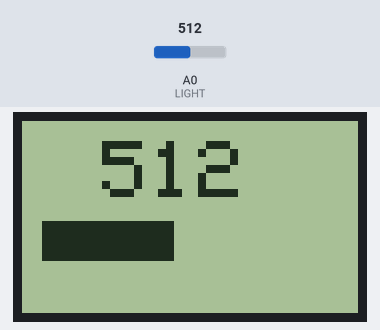
The sketch below on a simulated Arduino Uno, built with avr-gcc and run on an emulated ATmega328P. On the bench: 84×48 one-colour display. The inputs (shaded band) are chosen by the test bench; at power-on: A0 (LIGHT) = 512.

Above: at 3.2 s.
3.3 s: A0 (LIGHT) set to 716
At 4.8 s:
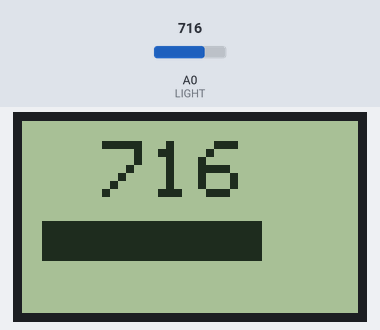
5.5 s: A0 (LIGHT) set to 900
At 7.3 s:
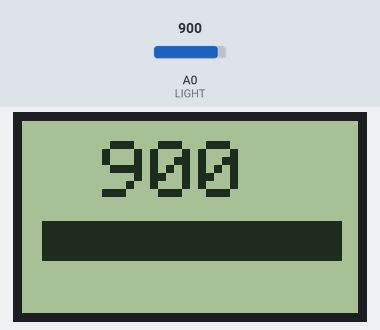
7.6 s: A0 (LIGHT) set to 1023
At 8.7 s:
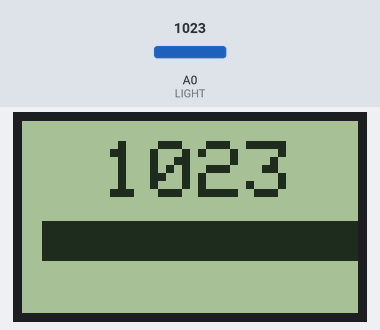
Timing chart, 0 to 10.6 s (numbered marks = the images above; inputs shaded):
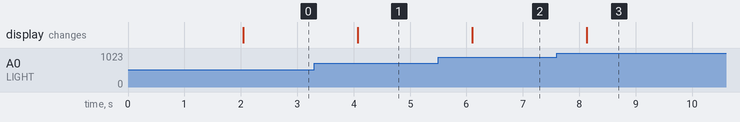

The sketch:

Lesson_16_Listing_16_1.ino
```cpp
// Подключение библиотеки
#include <Adafruit_GFX.h>
#include <Adafruit_PCD8544.h>
// PIN 7 - RST Pin 1 on LCD
// PIN 6 - CE Pin 2 on LCD
// PIN 5 - DC Pin 3 on LCD
// PIN 4 - DIN Pin 4 on LCD
// PIN 3 - CLK Pin 5 on LCD
Adafruit_PCD8544 display = Adafruit_PCD8544(3, 4, 5, 6, 7);
const int LIGHT=A0; // Контакт A0 для входа фоторезистора
const int MIN_LIGHT=200; // Нижний порог освещенности
const int MAX_LIGHT=900; // Верхний порог освещенности
// Переменная для хранения данных фоторезистора
int val1,val2 = 0;
void setup()
{
display.begin();
// установить контраст фона экрана
// очень важный параметр!
display.setContrast(60);
display.clearDisplay(); // очистить экран
delay(2000);
}
void loop()
{
val1 = analogRead(LIGHT); // Чтение показаний фоторезистора
drawText(val1,1); // вывести текст
// масштабирование значения потенциометра к 0–75
val2= map(val1, MIN_LIGHT, MAX_LIGHT, 0, 75);
// вывод черного прямоугольника в %
display.fillRect(5, 25, val2, 10, 1);
// вывод белой части прямоугольника
display.fillRect(5+val2,25, 75-val2, 10, 0);
display.display();
delay(1000); // пауза перед новым измерением
drawText(val1,2); // стереть текст
}
// процедура вывода текста
void drawText(unsigned long num,int color)
{
display.setTextSize(2); // размер шрифта
display.setCursor(20,5); // позиция курсора
if(color==1)
display.setTextColor(BLACK); // вывести значение
else
display.setTextColor(WHITE); // стереть (белым по белому)
display.print(num);
}
```

Measured:
- after the input at 3.3 s, the display: changes after 0.77 s (image 1)
- after the input at 5.5 s, the display: changes after 0.60 s (image 2)
- after the input at 7.6 s, the display: changes after 0.53 s (image 3)
